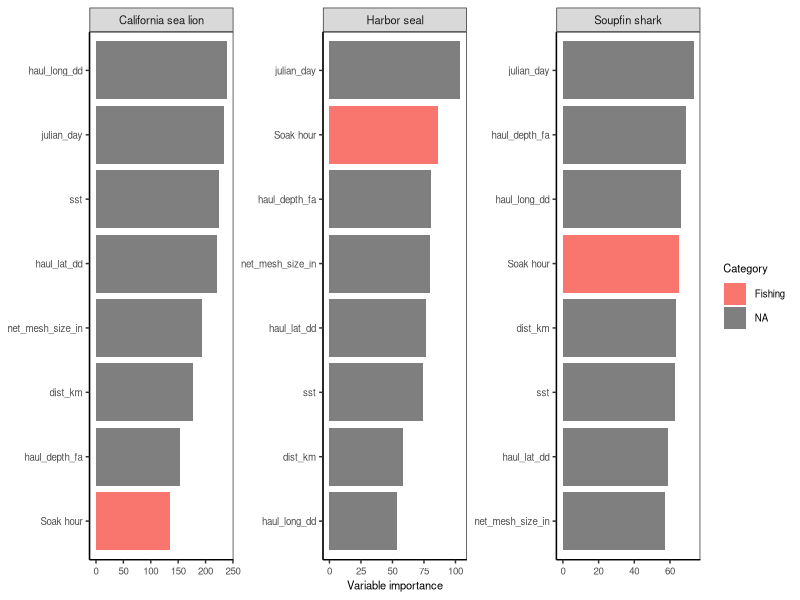

Write the R code that produced this figure. (Note: this script raises an error after producing the figure.)

# Clear workspace
rm(list = ls())

# Setup
################################################################################

# Packages
library(tidyverse)

# Directories
plotdir <- "figures"

# read in data

data <- read_csv("model_result/variable_importance.csv")

# Format data 

data <- data %>%
  mutate(variable = recode_factor(variable, 
                                  "yday"="Julian day",      
                                  "sst_c"="Temperature",             
                                  "lat_dd"="Latitude",
                                  "mesh_size_in"="Mesh size",
                                  "shore_km"="Shore distance",
                                  "depth_fa"="Depth",    
                                  "soak_hr"="Soak hour",
                                  "island_yn" = "Island location (yes or no)")) %>%
  mutate(category = case_when(variable %in% c("Mesh size", "Soak hour")~"Fishing",
                              variable %in% c("Latitude", "Depth", "Shore distance", "Island location (yes or no)")~"Space",
                              variable %in% c("Julian day")~"Time",
                              variable%in% c("Temperature")~"Environment"))

# Plot data
################################################################################

# Theme
base_theme <-  theme(axis.text=element_text(size=7),
                     axis.title=element_text(size=8),
                     legend.text=element_text(size=7),
                     legend.title=element_text(size=8),
                     strip.text=element_text(size=8),
                     # Gridlines
                     panel.grid.major = element_blank(), 
                     panel.grid.minor = element_blank(),
                     panel.background = element_blank(), 
                     axis.line = element_line(colour = "black"),
                     # Legend
                     legend.background = element_rect(fill=alpha('blue', 0)))

# Plot
g <- ggplot(data, aes(x=importance, 
                      y=tidytext::reorder_within(variable, importance, species),
                      fill = category)) +
  facet_wrap(~species, ncol=4, scales="free") +
  geom_bar(stat="identity") +
  scale_fill_discrete(name = "Category") +
  # Labels
  labs(x="Variable importance", y="Variables") +
  tidytext::scale_y_reordered() +
  # Theme
  theme_bw() + base_theme +
  theme(axis.title.y=element_blank())
g

# Export
ggsave(g, filename=file.path(plotdir, "Fig5_variable_importance.png"), 
       width=12, height=3, units="in", dpi=600)
